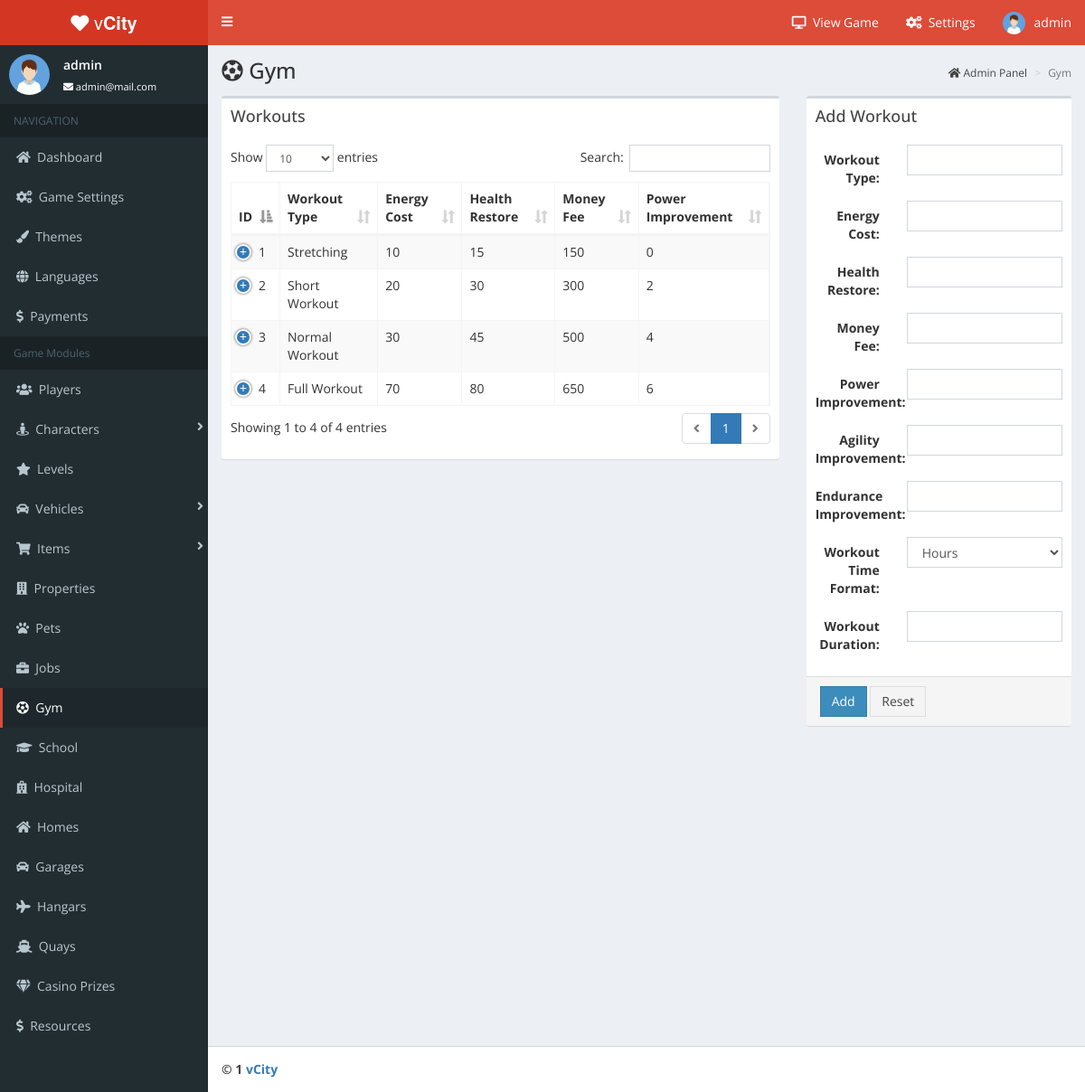
/admin/gym.php (signed in), run on the app's committed database.
### tables this page shows
CREATE TABLE `players` (
  `id` int(11) NOT NULL,
  `username` varchar(255) NOT NULL,
  `password` varchar(255) NOT NULL,
  `email` varchar(255) NOT NULL,
  `avatar` varchar(255) NOT NULL DEFAULT 'images/icons/default-avatar.jpg',
  `role` varchar(255) NOT NULL DEFAULT 'Player',
  `level` int(11) NOT NULL DEFAULT '1',
  `money` int(11) NOT NULL DEFAULT '1500',
  `gold` int(11) NOT NULL DEFAULT '20',
  `diamond` int(11) NOT NULL DEFAULT '0',
  `respect` int(11) NOT NULL DEFAULT '0',
  `health` int(11) NOT NULL DEFAULT '100',
  `energy` int(11) NOT NULL DEFAULT '100',
  `power` int(11) NOT NULL DEFAULT '0',
  `agility` int(11) NOT NULL DEFAULT '0',
  `endurance` int(11) NOT NULL DEFAULT '0',
  `intelligence` int(11) NOT NULL DEFAULT '0',
  `character_id` int(11) NOT NULL DEFAULT '0',
  `home_id` int(11) NOT NULL DEFAULT '1',
  `garage_id` int(11) NOT NULL DEFAULT '0',
  `hangar_id` int(11) NOT NULL DEFAULT '0',
  `quay_id` int(11) NOT NULL DEFAULT '0',
  `bank` int(11) NOT NULL DEFAULT '0',
  `spins` int(11) NOT NULL DEFAULT '2',
  `theme` int(11) NOT NULL DEFAULT '1',
  `language` varchar(255) NOT NULL,
  `timeonline` varchar(255) NOT NULL
);

CREATE TABLE `gym` (
  `id` int(11) NOT NULL,
  `workout_type` varchar(255) NOT NULL,
  `power` int(11) NOT NULL,
  `agility` int(11) NOT NULL,
  `endurance` int(11) NOT NULL,
  `energy_cost` int(11) NOT NULL,
  `health_restore` int(11) NOT NULL,
  `fee` int(11) NOT NULL,
  `time` int(11) NOT NULL,
  `format` varchar(255) NOT NULL
);

### admin/gym.php (the view, shortened to what this page needs)
<?php
require("core.php");
head();
?>
<div class="content-wrapper">
			<div id="content-container">
				<section class="content-header">
    			  <h1><i class="fas fa-futbol"></i> Gym</h1>
    			  <ol class="breadcrumb">
   			         <li><a href="dashboard.php"><i class="fas fa-home"></i> Admin Panel</a></li>
    			     <li class="active">Gym</li>
    			  </ol>
    			</section>
				<section class="content">
                <div class="row">
				<div class="col-md-8">
				    <div class="box">
						<div class="box-header">
							<h3 class="box-title">Workouts</h3>
						</div>
						<div class="box-body">
<table id="dt-basic" class="table table-striped table-bordered table-hover" cellspacing="0" width="100%">
									<thead>
										<tr>
											<th>ID</th>
											<th>Workout Type</th>
											<th>Energy Cost</th>
											<th>Health Restore</th>
											<th>Money Fee</th>
                                            <th>Power Improvement</th>
										</tr>
									</thead>
									<tbody>
<?php
$query = mysqli_query($connect, "SELECT * FROM `gym`");
while ($row = mysqli_fetch_assoc($query)) {
    echo '
										<tr>
											<td>' . $row['id'] . '</td>
                                            <td>' . $row['workout_type'] . '</td>
											<td>' . $row['energy_cost'] . '</td>
											<td>' . $row['health_restore'] . '</td>
											<td>' . $row['fee'] . '</td>
											<td>' . $row['power'] . '</td>
											<td>' . $row['agility'] . '</td>
											<td>' . $row['endurance'] . '</td>
											<td>' . $row['time'] . ' ' . $row['format'] . '</td>
											<td>
                                            <a href="?edit-id=' . $row['id'] . '" class="btn btn-flat btn-flat btn-primary"><i class="fas fa-edit"></i> Edit</a>
                                            <a href="?delete-id=' . $row['id'] . '" class="btn btn-flat btn-flat btn-danger"><i class="fas fa-trash"></i> Delete</a>
											</td>
										</tr>
';
}
?>
									</tbody>
								</table>
                        </div>
                     </div>
                </div>
				<div class="col-md-4">
<form class="form-horizontal" action="" method="post">
				     <div class="box">
						<div class="box-header">
							<h3 class="box-title">Add Workout</h3>
						</div>
				        <div class="box-body">
						        <div class="form-group">
											<label class="col-sm-4 control-label">Workout Type: </label>
											<div class="col-sm-8">
												<input type="text" name="workouttype" class="form-control" required>
											</div>
								</div>
								<div class="form-group">
											<label class="col-sm-4 control-label">Energy Cost: </label>
											<div class="col-sm-8">
												<input type="number" name="energy" min="0" max="100" class="form-control" value="" required>
											</div>
								</div>
								<div class="form-group">
											<label class="col-sm-4 control-label">Health Restore: </label>
											<div class="col-sm-8">
												<input type="number" name="health" min="0" max="100" class="form-control" value="" required>
											</div>
								</div>
								<div class="form-group">
											<label class="col-sm-4 control-label">Money Fee: </label>
											<div class="col-sm-8">
												<input type="number" name="fee" min="0" class="form-control" value="" required>
											</div>
								</div>
								<div class="form-group">
											<label class="col-sm-4 control-label">Power Improvement: </label>
											<div class="col-sm-8">
												<input type="number" name="power" min="0" max="250" class="form-control" value="" required>
											</div>
								</div>
								<div class="form-group">
											<label class="col-sm-4 control-label">Agility Improvement: </label>
											<div class="col-sm-8">
												<input type="number" name="agility" min="0" max="250" class="form-control" value="" required>
											</div>
								</div>
								<div class="form-group">
											<label class="col-sm-4 control-label">Endurance Improvement: </label>
											<div class="col-sm-8">
												<input type="number" name="endurance" min="0" max="250" class="form-control" value="" required>
											</div>
								</div>
								<div class="form-group">
											<label class="col-sm-4 control-label">Workout Time Format: </label>
											<div class="col-sm-8">
	<select name="format" class="form-control" required>
        <option value="Hours" selected>Hours</option>
    </select>
											</div>
								</div>
								<div class="form-group">
											<label class="col-sm-4 control-label">Workout Duration: </label>
											<div class="col-sm-8">
												<input type="number" name="time" min="0" class="form-control" value="" required>
											</div>
								</div>
                        </div>
                        <div class="panel-footer">
							<button class="btn btn-flat btn-primary" name="add" type="submit">Add</button>
							<button type="reset" class="btn btn-flat btn-default">Reset</button>
				        </div>
				     </div>
</form>
				</div>
				</div>
				</div>
			</div>
<?php
footer();
?>

### admin/core.php (shortened to what this page needs)
<?php
function head()
{
    include '../config.php';
?>
<!DOCTYPE html>
<html>
<head>
    <link href="https://maxcdn.bootstrapcdn.com/bootstrap/3.3.7/css/bootstrap.min.css" rel="stylesheet">
    <link rel="stylesheet" href="assets/css/red-skin.min.css">
    <link href="https://use.fontawesome.com/releases/v5.0.6/css/all.css" rel="stylesheet">
    <link href="assets/css/admin.min.css" rel="stylesheet">
    <link href="assets/plugins/datatables/datatables.min.css" rel="stylesheet">
    <link href="assets/plugins/datepicker/datepicker.min.css" rel="stylesheet">
</head>
<body class="hold-transition skin-red sidebar-mini" onload="startTime()">
<div class="wrapper">
  <header class="main-header">
    <a href="dashboard.php" class="logo">
      <span class="logo-lg"><i class="fas fa-heart"></i> v<strong>City</strong></span>
    </a>
    <nav class="navbar navbar-static-top">
      <a href="#" class="sidebar-toggle" data-toggle="push-menu" role="button">
	    <i class="fas fa-bars"></i>
      </a>
      <div class="navbar-custom-menu">
        <ul class="nav navbar-nav">
          <li>
             <a href="../" target="_blank">
			 <span><i class="fas fa-desktop"></i>&nbsp;&nbsp;View Game</span>
			 </a>
          </li>
          <li>
             <a href="game-settings.php"><span><i class="fas fa-cogs"></i>&nbsp;&nbsp;Settings</span></a>
          </li>
<?php
    $uname = $_SESSION['username'];
    $suser = mysqli_query($connect, "SELECT * FROM `players` WHERE username='$uname' AND role='Admin'");
    $urow  = mysqli_fetch_array($suser);
?>
          <li class="dropdown user user-menu">
            <a href="#" class="dropdown-toggle" data-toggle="dropdown">
              <img src="assets/img/avatar.png" class="user-image" alt="Admin Image">
              <span class="hidden-xs"><?php
    echo $_SESSION['username'];
?></span>
            </a>
          </li>
        </ul>
      </div>
    </nav>
  </header>
  <aside class="main-sidebar">
    <section class="sidebar">
      <div class="user-panel">
        <div class="pull-left image">
          <img src="assets/img/avatar.png" class="img-circle" alt="User Image">
        </div>
        <div class="pull-left info">
          <p><?php
    echo $_SESSION['username'];
?></p>
          <a href="#"><i class="fas fa-envelope"></i> <?php
    echo $urow['email'];
?></a>
        </div>
      </div>
      <ul class="sidebar-menu" data-widget="tree">
        <li class="header">NAVIGATION</li>
        <li <?php
    if (basename($_SERVER['SCRIPT_NAME']) == 'dashboard.php') {
        echo 'class="active"';
    }
?>>
           <a href="dashboard.php">
              <i class="fas fa-home"></i>&nbsp; <span>Dashboard</span>
           </a>
        </li>
        <li <?php
    if (basename($_SERVER['SCRIPT_NAME']) == 'game-settings.php') {
        echo 'class="active"';
    }
?>>
           <a href="game-settings.php">
              <i class="fas fa-cogs"></i>&nbsp; <span>Game Settings</span>
           </a>
        </li>
        <li <?php
    if (basename($_SERVER['SCRIPT_NAME']) == 'themes.php') {
        echo 'class="active"';
    }
?>>
           <a href="themes.php">
              <i class="fas fa-paint-brush"></i>&nbsp; <span>Themes</span>
           </a>
        </li>
        <li <?php
    if (basename($_SERVER['SCRIPT_NAME']) == 'languages.php') {
        echo 'class="active"';
    }
?>>
           <a href="languages.php">
              <i class="fas fa-globe"></i>&nbsp; <span>Languages</span>
           </a>
        </li>
        <li <?php
    if (basename($_SERVER['SCRIPT_NAME']) == 'payments.php') {
        echo 'class="active"';
    }
?>>
           <a href="payments.php">
              <i class="fas fa-dollar-sign"></i>&nbsp; <span>Payments</span>
           </a>
        </li>
		<li class="header">Game Modules</li>
        <li <?php
    if (basename($_SERVER['SCRIPT_NAME']) == 'players.php') {
        echo 'class="active"';
    }
?>>
           <a href="players.php">
              <i class="fas fa-users"></i>&nbsp; <span>Players</span>
           </a>
        </li>
        <li class="treeview  <?php
    if (basename($_SERVER['SCRIPT_NAME']) == 'characters.php' OR basename($_SERVER['SCRIPT_NAME']) == 'character-categories.php') {
        echo 'active';
    }
?>">
           <a href="#">
              <i class="fas fa-street-view"></i>&nbsp; <span>Characters</span> <i class="fas fa-angle-right pull-right"></i>
           </a>
        </li>
        <li <?php
    if (basename($_SERVER['SCRIPT_NAME']) == 'levels.php') {
        echo 'class="active"';
    }
?>>
           <a href="levels.php">
              <i class="fas fa-star"></i>&nbsp; <span>Levels</span>
           </a>
        </li>
        <li class="treeview  <?php
    if (basename($_SERVER['SCRIPT_NAME']) == 'vehicles.php' OR basename($_SERVER['SCRIPT_NAME']) == 'vehicle-categories.php') {
        echo 'active';
    }
?>">
           <a href="#">
              <i class="fas fa-car"></i>&nbsp; <span>Vehicles</span> <i class="fas fa-angle-right pull-right"></i>
           </a>
        </li>
        <li class="treeview  <?php
    if (basename($_SERVER['SCRIPT_NAME']) == 'items.php' OR basename($_SERVER['SCRIPT_NAME']) == 'item-categories.php') {
        echo 'active';
    }
?>">
           <a href="#">
              <i class="fas fa-shopping-cart"></i>&nbsp; <span>Items</span> <i class="fas fa-angle-right pull-right"></i>
           </a>
        </li>
		<li <?php
    if (basename($_SERVER['SCRIPT_NAME']) == 'properties.php') {
        echo 'class="active"';
    }
?>>
           <a href="properties.php">
              <i class="fas fa-building"></i>&nbsp; <span>Properties</span>
           </a>
        </li>
        <li <?php
    if (basename($_SERVER['SCRIPT_NAME']) == 'pets.php') {
        echo 'class="active"';
    }
?>>
           <a href="pets.php">
              <i class="fas fa-paw"></i>&nbsp; <span>Pets</span>
           </a>
        </li>
		<li <?php
    if (basename($_SERVER['SCRIPT_NAME']) == 'jobs.php') {
        echo 'class="active"';
    }
?>>
           <a href="jobs.php">
              <i class="fas fa-briefcase"></i>&nbsp; <span>Jobs</span>
           </a>
        </li>
		<li <?php
    if (basename($_SERVER['SCRIPT_NAME']) == 'gym.php') {
        echo 'class="active"';
    }
?>>
           <a href="gym.php">
              <i class="fas fa-futbol"></i>&nbsp; <span>Gym</span>
           </a>
        </li>
		<li <?php
    if (basename($_SERVER['SCRIPT_NAME']) == 'school.php') {
        echo 'class="active"';
    }
?>>
           <a href="school.php">
              <i class="fas fa-graduation-cap"></i>&nbsp; <span>School</span>
           </a>
        </li>
		<li <?php
    if (basename($_SERVER['SCRIPT_NAME']) == 'hospital.php') {
        echo 'class="active"';
    }
?>>
           <a href="hospital.php">
              <i class="fas fa-hospital"></i>&nbsp; <span>Hospital</span>
           </a>
        </li>
		<li <?php
    if (basename($_SERVER['SCRIPT_NAME']) == 'homes.php') {
        echo 'class="active"';
    }
?>>
           <a href="homes.php">
              <i class="fas fa-home"></i>&nbsp; <span>Homes</span>
           </a>
        </li>
		<li <?php
    if (basename($_SERVER['SCRIPT_NAME']) == 'garages.php') {
        echo 'class="active"';
    }
?>>
           <a href="garages.php">
              <i class="fas fa-car"></i>&nbsp; <span>Garages</span>
           </a>
        </li>
		<li <?php
    if (basename($_SERVER['SCRIPT_NAME']) == 'hangars.php') {
        echo 'class="active"';
    }
?>>
           <a href="hangars.php">
              <i class="fas fa-plane"></i>&nbsp; <span>Hangars</span>
           </a>
        </li>
		<li <?php
    if (basename($_SERVER['SCRIPT_NAME']) == 'quays.php') {
        echo 'class="active"';
    }
?>>
           <a href="quays.php">
              <i class="fas fa-ship"></i>&nbsp; <span>Quays</span>
           </a>
        </li>
		<li <?php
    if (basename($_SERVER['SCRIPT_NAME']) == 'casino-prizes.php') {
        echo 'class="active"';
    }
?>>
           <a href="casino-prizes.php">
              <i class="fas fa-gem"></i>&nbsp; <span>Casino Prizes</span>
           </a>
        </li>
		<li <?php
    if (basename($_SERVER['SCRIPT_NAME']) == 'resources.php') {
        echo 'class="active"';
    }
?>>
           <a href="resources.php">
              <i class="fas fa-dollar-sign"></i>&nbsp; <span>Resources</span>
           </a>
        </li>
      </ul>
    </section>
  </aside>
<?php
}
function footer()
{
?>
<footer class="main-footer">
    <strong>&copy; <?php
    echo date_default_timezone_set("Asia/Jakarta");
?> <a href="https://codecanyon.net/user/antonov_web?ref=Antonov_WEB" target="_blank">vCity</a></strong>
</footer>
</div>
</body>
</html>
<?php
}
?>

### data on the page
players: email "admin@mail.com"
gym: id "1", workout_type "Stretching", energy_cost "10", health_restore "15", fee "150", power "0"
gym: id "2", workout_type "Short Workout", energy_cost "20", health_restore "30", fee "300", power "2"
gym: id "3", workout_type "Normal Workout", energy_cost "30", health_restore "45", fee "500", power "4"
gym: id "4", workout_type "Full Workout", energy_cost "70", health_restore "80", fee "650", power "6"

### other printed values
$_SESSION['username'] "admin"
date_default_timezone_set("Asia/Jakarta") "1"
